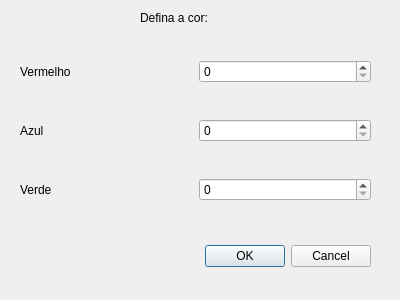
<?xml version="1.0" encoding="UTF-8"?>
<ui version="4.0">
 <class>DefinirCor</class>
 <widget class="QDialog" name="DefinirCor">
  <property name="geometry">
   <rect>
    <x>0</x>
    <y>0</y>
    <width>400</width>
    <height>300</height>
   </rect>
  </property>
  <property name="windowTitle">
   <string>Dialog</string>
  </property>
  <widget class="QDialogButtonBox" name="buttonBox">
   <property name="geometry">
    <rect>
     <x>30</x>
     <y>240</y>
     <width>341</width>
     <height>32</height>
    </rect>
   </property>
   <property name="orientation">
    <enum>Qt::Horizontal</enum>
   </property>
   <property name="standardButtons">
    <set>QDialogButtonBox::Cancel|QDialogButtonBox::Ok</set>
   </property>
  </widget>
  <widget class="QLabel" name="label_4">
   <property name="geometry">
    <rect>
     <x>140</x>
     <y>10</y>
     <width>131</width>
     <height>16</height>
    </rect>
   </property>
   <property name="styleSheet">
    <string notr="true">font: 14pt &quot;MS Shell Dlg 2&quot;;</string>
   </property>
   <property name="text">
    <string>Defina a cor:</string>
   </property>
  </widget>
  <widget class="QWidget" name="">
   <property name="geometry">
    <rect>
     <x>20</x>
     <y>30</y>
     <width>351</width>
     <height>201</height>
    </rect>
   </property>
   <layout class="QGridLayout" name="gridLayout">
    <item row="0" column="1">
     <widget class="QSpinBox" name="spinBoxCorR">
      <property name="maximum">
       <number>1</number>
      </property>
     </widget>
    </item>
    <item row="1" column="0">
     <widget class="QLabel" name="label_2">
      <property name="styleSheet">
       <string notr="true">font: 14pt &quot;MS Shell Dlg 2&quot;;</string>
      </property>
      <property name="text">
       <string>Azul</string>
      </property>
     </widget>
    </item>
    <item row="0" column="0">
     <widget class="QLabel" name="label">
      <property name="styleSheet">
       <string notr="true">font: 14pt &quot;MS Shell Dlg 2&quot;;</string>
      </property>
      <property name="text">
       <string>Vermelho</string>
      </property>
     </widget>
    </item>
    <item row="1" column="1">
     <widget class="QSpinBox" name="spinBoxCorA">
      <property name="maximum">
       <number>1</number>
      </property>
     </widget>
    </item>
    <item row="2" column="0">
     <widget class="QLabel" name="label_3">
      <property name="styleSheet">
       <string notr="true">font: 14pt &quot;MS Shell Dlg 2&quot;;</string>
      </property>
      <property name="text">
       <string>Verde</string>
      </property>
     </widget>
    </item>
    <item row="2" column="1">
     <widget class="QSpinBox" name="spinBoxCorV">
      <property name="maximum">
       <number>1</number>
      </property>
     </widget>
    </item>
   </layout>
  </widget>
 </widget>
 <resources/>
 <connections>
  <connection>
   <sender>buttonBox</sender>
   <signal>accepted()</signal>
   <receiver>DefinirCor</receiver>
   <slot>accept()</slot>
   <hints>
    <hint type="sourcelabel">
     <x>248</x>
     <y>254</y>
    </hint>
    <hint type="destinationlabel">
     <x>157</x>
     <y>274</y>
    </hint>
   </hints>
  </connection>
  <connection>
   <sender>buttonBox</sender>
   <signal>rejected()</signal>
   <receiver>DefinirCor</receiver>
   <slot>reject()</slot>
   <hints>
    <hint type="sourcelabel">
     <x>316</x>
     <y>260</y>
    </hint>
    <hint type="destinationlabel">
     <x>286</x>
     <y>274</y>
    </hint>
   </hints>
  </connection>
 </connections>
</ui>
